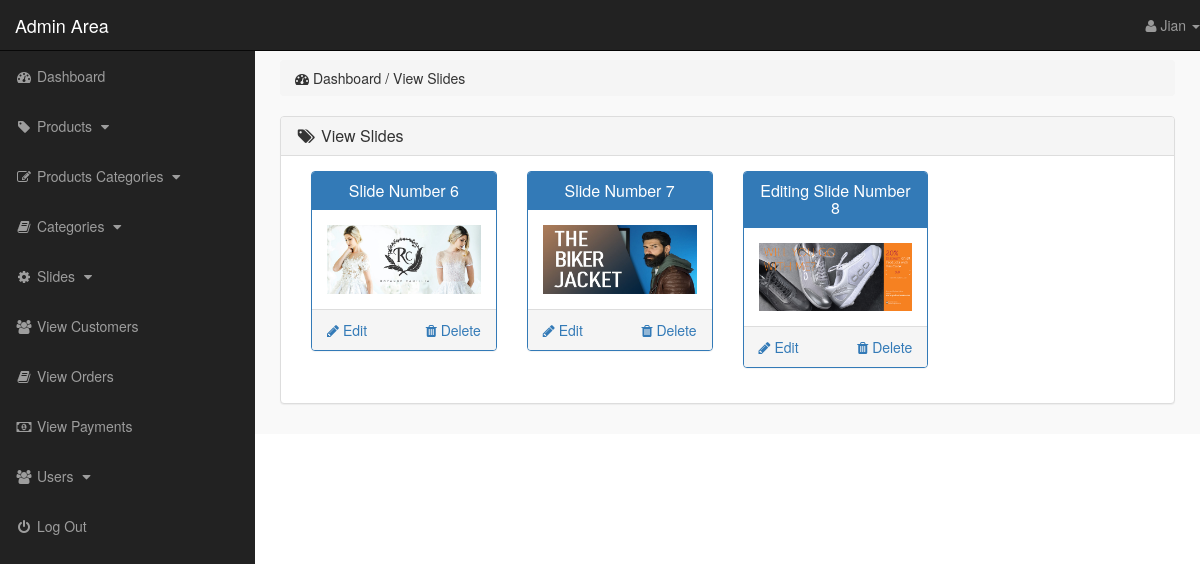
The app's page /admin_area/index.php?view_slides (signed in) with its own data.
### tables this page shows
CREATE TABLE `slider` (
  `slide_id` int(10) NOT NULL,
  `slide_name` varchar(255) NOT NULL,
  `slide_image` text NOT NULL
);

### admin_area/view_slides.php (the view)
<?php
    if(!isset($_SESSION['admin_email'])){
        echo "<script>window.open('login.php','_self')</script>";
    }else{
?>
<div class="row">
    <div class="col-lg-12">
        <ol class="breadcrumb">
            <li>
                <i class="fa fa-dashboard"></i> Dashboard / View Slides
            </li>
        </ol>
    </div>
</div>
<div class="row">
    <div class="col-lg-12">
        <div class="panel panel-default">
            <div class="panel-heading">
                <h3 class="panel-title">
                    <i class="fa fa-tags fa-fw"></i> View Slides
                </h3>
            </div>
            <div class="panel-body">
                <?php
                    $get_slides = "select * from slider";
                    $run_slides = mysqli_query($con,$get_slides);
                    while($row_slides=mysqli_fetch_array($run_slides)){
                        $slide_id = $row_slides['slide_id'];
                        $slide_name = $row_slides['slide_name'];
                        $slide_image = $row_slides['slide_image'];
                ?>
                <div class="col-lg-3 col-md-3">
                    <div class="panel panel-primary">
                        <div class="panel-heading">
                            <h3 class="panel-title" align="center">
                                <?php echo $slide_name; ?>
                            </h3>
                        </div>
                        <div class="panel-body">
                            <img src="slides_images/<?php echo $slide_image; ?>" alt="<?php echo $slide_name; ?>" class="img-responsive">
                        </div>
                        <div class="panel-footer">
                            <center>
                                <a href="index.php?delete_slide=<?php echo $slide_id; ?>" class="pull-right">
                                 <i class="fa fa-trash"></i> Delete
                                </a>
                                <a href="index.php?edit_slide=<?php echo $slide_id; ?>" class="pull-left">
                                 <i class="fa fa-pencil"></i> Edit
                                </a>
                                <div class="clearfix"></div>
                            </center>
                        </div>
                    </div>
                </div>
                <?php } ?>
            </div>
        </div>
    </div>
</div>
<?php } ?>

### admin_area/includes/sidebar.php (shortened to what this page needs)
<?php
    if(!isset($_SESSION['admin_email'])){
        echo "<script>window.open('login.php','_self')</script>";
    }else{
?>
<nav class="navbar navbar-inverse navbar-fixed-top">
    <div class="navbar-header">
        <a href="index.php?dashboard" class="navbar-brand">Admin Area</a>
    </div>
    <ul class="nav navbar-right top-nav">
        <li class="dropdown">
            <a href="#" class="dropdown-toggle" data-toggle="dropdown">
                <i class="fa fa-user"></i> <?php echo $admin_name;  ?> <b class="caret"></b>
            </a>
        </li>
    </ul>
    <div class="collapse navbar-collapse navbar-ex1-collapse">
        <ul class="nav navbar-nav side-nav">
            <li>
                <a href="index.php?dashboard">
                        <i class="fa fa-fw fa-dashboard"></i> Dashboard
                </a>
            </li>
            <li>
                <a href="#" data-toggle="collapse" data-target="#products">
                        <i class="fa fa-fw fa-tag"></i> Products
                        <i class="fa fa-fw fa-caret-down"></i>
                </a>
            </li>
            <li>
                <a href="#" data-toggle="collapse" data-target="#p_cat">
                        <i class="fa fa-fw fa-edit"></i> Products Categories
                        <i class="fa fa-fw fa-caret-down"></i>
                </a>
            </li>
            <li>
                <a href="#" data-toggle="collapse" data-target="#cat">
                        <i class="fa fa-fw fa-book"></i> Categories
                        <i class="fa fa-fw fa-caret-down"></i>
                </a>
            </li>
            <li>
                <a href="#" data-toggle="collapse" data-target="#slides">
                        <i class="fa fa-fw fa-gear"></i> Slides
                        <i class="fa fa-fw fa-caret-down"></i>
                </a>
            </li>
            <li>
                <a href="index.php?view_customers">
                    <i class="fa fa-fw fa-users"></i> View Customers
                </a>
            </li>
            <li>
                <a href="index.php?view_orders">
                    <i class="fa fa-fw fa-book"></i> View Orders
                </a>
            </li>
            <li>
                <a href="index.php?view_payments">
                    <i class="fa fa-fw fa-money"></i> View Payments
                </a>
            </li>
            <li>
                <a href="#" data-toggle="collapse" data-target="#users">
                        <i class="fa fa-fw fa-users"></i> Users
                        <i class="fa fa-fw fa-caret-down"></i>
                </a>
            </li>
            <li>
                <a href="logout.php">
                    <i class="fa fa-fw fa-power-off"></i> Log Out
                </a>
            </li>
        </ul>
    </div>
</nav>
<?php } ?>

### admin_area/css/style.css (style rules this page uses)
body { margin-top: 100px; }
@media (min-width: 768px) { body { margin-top: 50px; } }
.top-nav { 0 15px; }
.top-nav>li { float: left; display: inline-block; }
.top-nav>li>a { color: #999999; line-height: 20px; padding-top: 15px; padding-bottom: 15px; }
@media (min-width: 768px) { .side-nav { position: fixed; top: 51px; bottom: 0; width: 255px; overflow-y: auto; overflow-x: hidden; background-color: #222222; padding-bottom: 40px; border-radius: 0; } }
@media (min-width: 768px) { .side-nav>li>a { width: 255px; } }
.panel-body { border-radius: 5px; }

### records on screen
slider: slide_name "Slide Number 6", slide_image (picture)
slider: slide_name "Slide Number 7", slide_image (picture)
slider: slide_name "Editing Slide Number 8", slide_image (picture)

### other values on screen
$admin_name "Jian"
